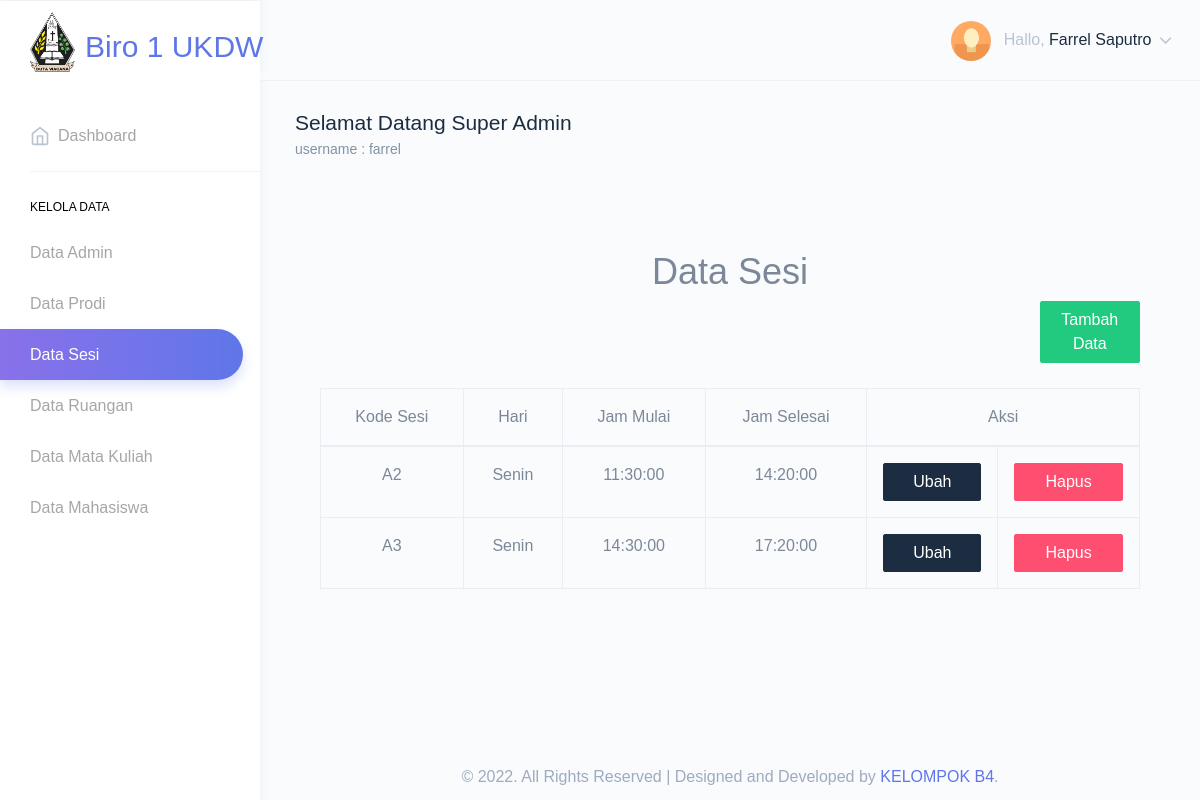
Screenshot of /superadmin/index.php?page=data_sesi (signed in) with the database file from the repository.
### tables this page shows
CREATE TABLE `sesi` (
  `kodeSesi` varchar(10) NOT NULL,
  `hari` varchar(10) NOT NULL,
  `jam_mulai` time NOT NULL,
  `jam_selesai` time NOT NULL
);

### superadmin/proses.php (called while the page is built, shortened)
<?php
class database{
	function tampil_data_sesi(){
		$sql = mysql_query(" SELECT * FROM sesi ");
		while($data = mysql_fetch_array($sql)){
			$hasil[] = $data;
		}
		return $hasil;
	}
}

### superadmin/data_sesi.php (the view, shortened to what this page needs)
<head>
</head>
<?php
include 'proses.php';
$db = new database();
	echo "
  <div class='card-body'>
  <h1>Data Sesi</h1>
  <div class='search-box' style='margin-left:65%;margin-bottom:3%;'>
  <a href = 'index.php?page=tambah_sesi' style='margin-left:65%;' class = 'btn btn-small btn-success'>Tambah Data</a>
    <form action='cari.php?hal=pegawai' method='POST' class='input' >
</label>
    </form>
</div>
  <table class='table table-bordered'>
    <thead>
      <tr class='tr'>
        <th>Kode Sesi</th>
        <th>Hari</th>
        <th>Jam Mulai</th>
        <th>Jam Selesai</th>
        <th colspan='2'>Aksi</th>
      </tr>
    </thead>
	";
	foreach( $db->tampil_data_sesi() as $data ){
          echo "
          <tr class='tr'>
            <td>$data[kodeSesi]</td>
            <td>$data[hari]</td>
            <td>$data[jam_mulai]</td>
            <td>$data[jam_selesai]</td>
			<td><a href = 'index.php?page=ubah_sesi&id=$data[kodeSesi]' class = 'btn btn-block btn-dark'>Ubah</a></td>
            <td><a href = 'crud.php?aksi=hapus_sesi&id=$data[kodeSesi]' onclick = 'return hapus()' class = 'btn btn-block btn-danger'>Hapus</a></td>
				</tr>
		";
	}
  echo "
    </table>
    </div>
  ";
?>

### superadmin/data_sesi.php (style rules this page uses)
th, td, h1 { text-align:center; }

### rows the page displays
sesi: kodeSesi "A2", hari "Senin", jam_mulai "11:30:00", jam_selesai "14:20:00"
sesi: kodeSesi "A3", hari "Senin", jam_mulai "14:30:00", jam_selesai "17:20:00"

### other values shown
$nama "Farrel Saputro"
$username "farrel"
